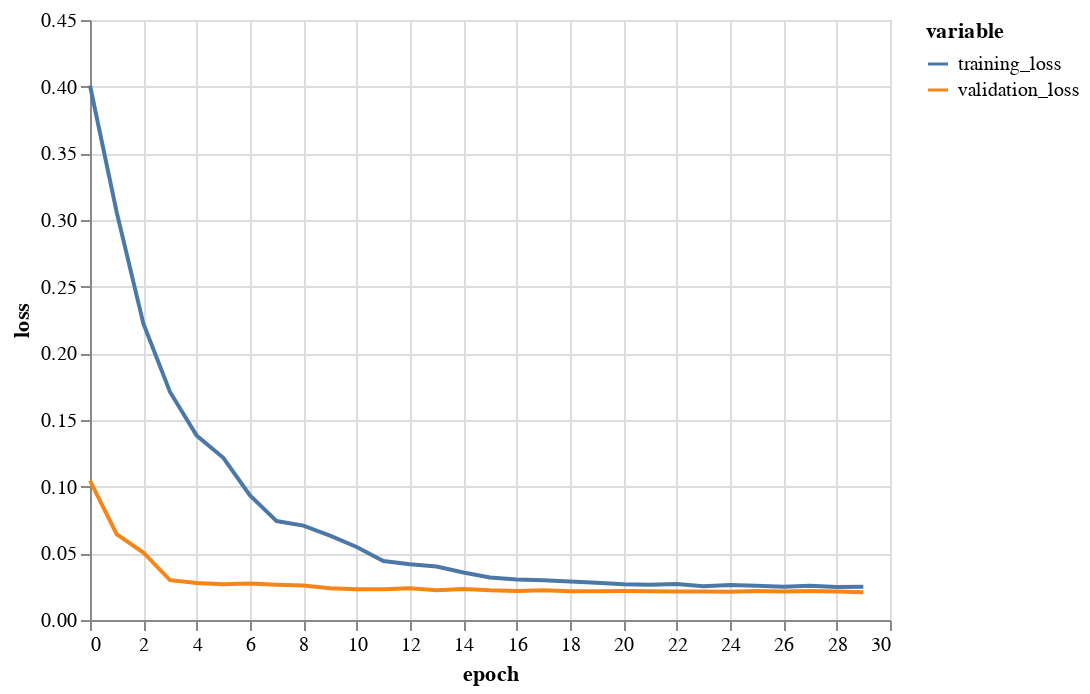

The cell this chart's notebook holds for it:
### Code cell
hist_df = pd.DataFrame(history.history)
hist_df["epoch"] = history.epoch
hist_df.rename(
    columns={"loss":"training_loss", "val_loss":"validation_loss"},
    inplace=True
)

alt.Chart(hist_df).mark_line().transform_fold(
    fold=['training_loss', 'validation_loss'], 
    as_=['variable', 'loss']
).encode(
    x="epoch:Q",
    y="loss:Q",
    color="variable:N"
)

### Figure 1 — Vega-Lite specification as saved in the notebook (floating-point values rounded to 4 significant figures)
{"config": {"view": {"continuousWidth": 400, "continuousHeight": 300}}, "data": {"name": "data-e04c0f5681135b2d71ae41f01c14697a"}, "mark": "line", "encoding": {"color": {"field": "variable", "type": "nominal"}, "x": {"field": "epoch", "type": "quantitative"}, "y": {"field": "loss", "type": "quantitative"}}, "transform": [{"fold": ["training_loss", "validation_loss"], "as": ["variable", "loss"]}], "$schema": "https://vega.github.io/schema/vega-lite/v4.17.0.json", "datasets": {"data-e04c0f5681135b2d71ae41f01c14697a": [{"training_loss": 0.4009, "validation_loss": 0.1046, "epoch": 0}, {"training_loss": 0.3059, "validation_loss": 0.06442, "epoch": 1}, {"training_loss": 0.2224, "validation_loss": 0.05064, "epoch": 2}, {"training_loss": 0.171, "validation_loss": 0.02986, "epoch": 3}, {"training_loss": 0.1383, "validation_loss": 0.02774, "epoch": 4}, {"training_loss": 0.1217, "validation_loss": 0.02684, "epoch": 5}, {"training_loss": 0.09344, "validation_loss": 0.0274, "epoch": 6}, {"training_loss": 0.07419, "validation_loss": 0.02641, "epoch": 7}, {"training_loss": 0.07077, "validation_loss": 0.02584, "epoch": 8}, {"training_loss": 0.06327, "validation_loss": 0.02387, "epoch": 9}, {"training_loss": 0.05473, "validation_loss": 0.023, "epoch": 10}, {"training_loss": 0.04422, "validation_loss": 0.02309, "epoch": 11}, {"training_loss": 0.04177, "validation_loss": 0.02373, "epoch": 12}, {"training_loss": 0.04007, "validation_loss": 0.02235, "epoch": 13}, {"training_loss": 0.03563, "validation_loss": 0.02331, "epoch": 14}, {"training_loss": 0.03185, "validation_loss": 0.02226, "epoch": 15}, {"training_loss": 0.03031, "validation_loss": 0.02172, "epoch": 16}, {"training_loss": 0.02988, "validation_loss": 0.02237, "epoch": 17}, {"training_loss": 0.02879, "validation_loss": 0.02156, "epoch": 18}, {"training_loss": 0.028, "validation_loss": 0.0215, "epoch": 19}, {"training_loss": 0.02685, "validation_loss": 0.02174, "epoch": 20}, {"training_loss": 0.02647, "validation_loss": 0.02164, "epoch": 21}, {"training_loss": 0.02693, "validation_loss": 0.02144, "epoch": 22}, {"training_loss": 0.02529, "validation_loss": 0.02128, "epoch": 23}, {"training_loss": 0.02624, "validation_loss": 0.02116, "epoch": 24}, {"training_loss": 0.02573, "validation_loss": 0.02178, "epoch": 25}, {"training_loss": 0.02495, "validation_loss": 0.0213, "epoch": 26}, {"training_loss": 0.02578, "validation_loss": 0.0217, "epoch": 27}, {"training_loss": 0.02468, "validation_loss": 0.02142, "epoch": 28}, {"training_loss": 0.02499, "validation_loss": 0.02088, "epoch": 29}]}}
